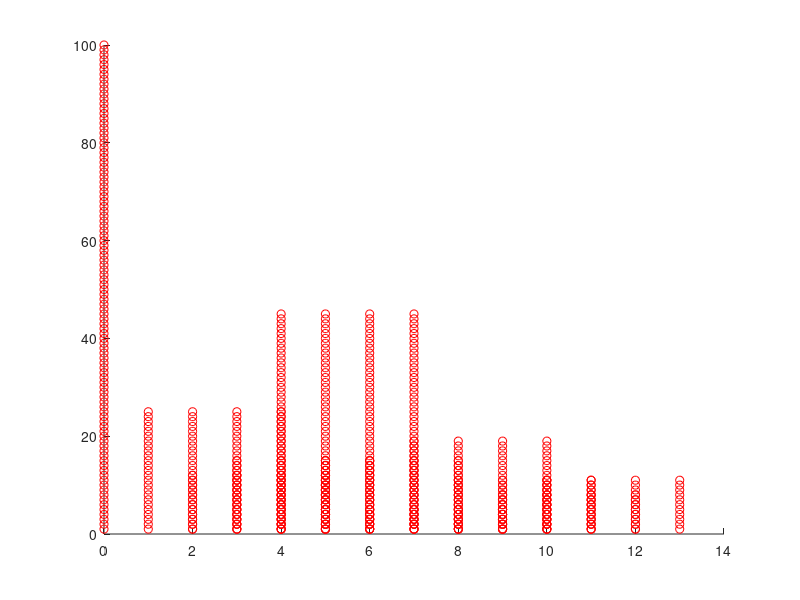

MATLAB code for this plot:
nX = 100;
nY = 45;
num_blocks = 10;
sep = 1.1;
sz = nY/num_blocks;
SD = 5;
MEAN = 2;
rnd = MEAN.*randn(num_blocks,1) + SD;
disp(rnd);
block_y = zeros(num_blocks,1);
xcoor = 1:1:nX;
ycoor = zeros(1,nX);
fprintf("code is running...\n");
fprintf("x_coordinate size = %d, y_coordinate size = %d\n",nX,nY);
disp(size(xcoor));
disp(size(ycoor));
scatter(ycoor,xcoor,'r');
hold on;
for i = 1:nY
    pause(0.2);
    for j = 1:num_blocks
        if(floor(i/rnd(j)) > block_y(j))
            block_y(j) = block_y(j) + 1;
            xcoor = (j:1:(j+sz-1));
            ycoor = (block_y(j))*ones(floor(sz),1);
            scatter(xcoor,ycoor,'r');
            fprintf("printing\n");
            hold on;
        end
    end
end
